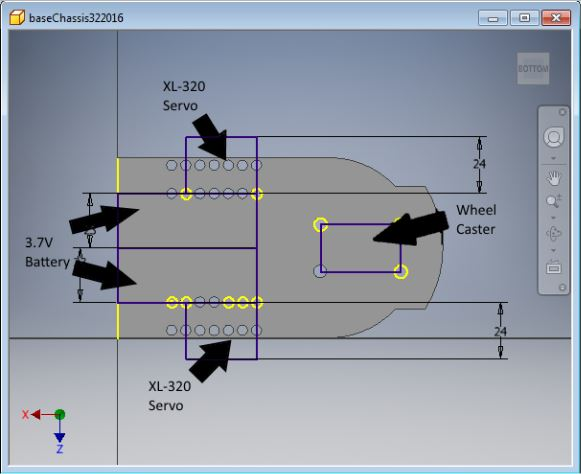
#> input picture HW5/Physical Design/AUTOCAD images/BaseChassis_BottomLayout.JPG, 581 x 474 px, given in place of the camera
$ python box_tracker.py '../../Physical Design/AUTOCAD images/BaseChassis_BottomLayout.JPG' '../../Physical Design/AUTOCAD images/Assembly.JPG' 5   (older library calls are emulated)
#> lines starting #> are read from the running program, lines starting #| are printed output that depends on the picture; after the words box and inside, x2 and y2 are one past the last pixel; in counts of white or black regions, pixels touching at a corner belong together; long printed decimals are rounded
### HW5/Programming/RPi Code/shared/camera.py
from __future__ import print_function

import numpy, cv2
if cv2.__version__.startswith('$Rev'):
	print("Error: OpenCV 2.4 is required", file=sys.stderr)
	raise ImportError("cv2.imencode has the incorrect signature")

# Image compression for network transport
IMG_DTYPE = numpy.uint8
IMGZ_QUALITY = 50 # Jpeg quality from 0 to 100 (higher is better but bigger)
IMG_WIDTH = 320
IMG_HEIGHT = 240

def img2bufz(img): return cv2.imencode(".jpeg", img, (cv2.IMWRITE_JPEG_QUALITY, IMGZ_QUALITY))[1].tostring()
def bufz2img(buf): return cv2.imdecode(numpy.frombuffer(buf, IMG_DTYPE), cv2.IMREAD_COLOR)

# Color tracking
RED_MAX_1 = numpy.array((  0 + 15, 255, 255), IMG_DTYPE)
RED_MIN_1 = numpy.array((  0     , 150,   0), IMG_DTYPE)
RED_MAX_2 = numpy.array((180     , 255, 255), IMG_DTYPE)
RED_MIN_2 = numpy.array((180 - 15, 150,   0), IMG_DTYPE)
BLUE_MAX  = numpy.array((120 + 15, 255, 255), IMG_DTYPE)
BLUE_MIN  = numpy.array((120 - 30, 150,   0), IMG_DTYPE)
GREEN_MAX = numpy.array(( 60 + 30, 255, 255), IMG_DTYPE)
GREEN_MIN = numpy.array(( 60 - 30, 125,   0), IMG_DTYPE)

RGB2HSV_FLAG = cv2.COLOR_BGR2HSV

# [5 lines left out: function create_mask_red, not called in this run]
def create_mask_blue(image):
	image = cv2.cvtColor(image, RGB2HSV_FLAG)
	return cv2.inRange(image, BLUE_MIN, BLUE_MAX)
def create_mask_green(image):
	image = cv2.cvtColor(image, RGB2HSV_FLAG)
	return cv2.inRange(image, GREEN_MIN, GREEN_MAX)

# Object detection - returns (x, y, onscreen:True/False)
def find_object_center(image):
	[ys, xs] = image.nonzero()
	print("\x1b[0KFound", len(ys), "pixels positive")
	if len(ys) < 500: return (0, 0, False)
	x =  xs.mean() / (IMG_WIDTH  / 2.0) - 1.0
	y = -ys.mean() / (IMG_HEIGHT / 2.0) + 1.0
	return (x, y, True)

def draw_marker(image, x, y, color):
	x =  (x + 1.0) * (IMG_WIDTH  / 2.0)
	y = -(y - 1.0) * (IMG_HEIGHT / 2.0)
	tl = (int(x) - 2, int(y) - 2)
	br = (int(x) + 3, int(y) + 3)
	cv2.rectangle(image, tl, br, color, cv2.cv.CV_FILLED)

### HW5/Programming/RPi Code/shared/pid.py
from __future__ import print_function
import numpy as np

class PController:
	# [15 lines left out: functions __init__, control, not called in this run]

class PidController:
	def __init__(self, target, Kp, Ki, Kd, bound, cur_time, window_size):
		# controller parameters
		self.target = target
		self.Kp = Kp
		self.Ki = Ki
		self.Kd = Kd
		self.bound = bound
		# controller state
		self.last_time = cur_time
		self.window = np.zeros((2, window_size))

	def control(self, distance, cur_time):
		dt = float(cur_time - self.last_time)
		# proportional error
		p_error = distance - self.target
		# integral error
		i_error = self.window.prod(0).sum() + p_error * dt
		# derivative error
		d_error = (p_error - self.window[0,0]) / dt
		# output
		ctl = self.Kp*p_error + self.Kd*d_error + self.Ki*i_error
		# output limiter
		ctl = min(max(ctl, -self.bound), self.bound)

		# feedback
		self.last_time = cur_time
		self.window = np.roll(self.window, 1)
		self.window[0,0] = p_error
		self.window[0,1] = dt

		# debug
		print("\x1b[0KDist = % 3.4f, Ep = % 3.4f, Ei = % 3.4f, Ed = % 3.4f, C = % 3.4f"
			% (distance, p_error, i_error, d_error, ctl))

		return ctl

### HW5/Programming/RPi Code/shared/__init__.py
from __future__ import print_function

import struct, os, sys, numpy

import secret
RPI_CMD_ADDR = (secret.RPI_HOST, secret.CMD_PORT)
PC_CAM_ADDR = (secret.PC_HOST, secret.CAM_PORT)

# DOF packing from early on
NUM_DOFS = 2
DOFS_STRUCT = struct.Struct('<' + str(NUM_DOFS) + 'f')
DOFS_BUF_LEN = DOFS_STRUCT.size

def pack_dofs(*args): return DOFS_STRUCT.pack(*args)
def unpack_dofs(buf): return DOFS_STRUCT.unpack(buf)

# Serial device loading - call as get_serial(sys.argv[1] if len(sys.argv) > 1 else None)
def get_serial(device=None):
	if (device != None):
		if os.access(device, os.W_OK): return device
		print("Warning: Cannot write to chosen device - trying default devices", file=sys.stderr)
	if os.access('/dev/ttyACM0', os.W_OK): return '/dev/ttyACM0'
	if os.access('/dev/ttyACM1', os.W_OK): return '/dev/ttyACM1'
	print("Error: Default devices not accessible. Please specify device.", file=sys.stderr)
	return None

### HW5/Programming/RPi Code/box_tracker.py
#!/usr/bin/python -O
from __future__ import print_function
import time, sys, serial, numpy, cv2, shared
import shared.camera as cam
import shared.pid as pid

PERIOD = 1.0/10
# Determine the desired mask by color
make_mask = cam.create_mask_blue
if len(sys.argv) > 1:
	if sys.argv[1].lower() == 'green': make_mask = cam.create_mask_green
	elif sys.argv[1].lower() == 'blue': make_mask = cam.create_mask_blue
	elif sys.argv[1].lower() == 'red': make_mask = cam.create_mask_red
	else: print("Warning: Unknown object color - assuming blue", file=sys.stderr)

# Create channel to OpenCM
device = shared.get_serial(sys.argv[2] if len(sys.argv) > 2 else None)
if device == None: exit(1)
baud = int(sys.argv[3]) if len(sys.argv) > 3 else 9600
print("Using OpenCM via", device, "@", baud, "baud")
usb = serial.Serial(device, baud)

# Create video capture
capture = cv2.VideoCapture(0)
# [7 lines of commented-out code are left out]
pid_x = pid.PidController(0, 0.4, 0.05, 0.1, 1.0, time.time(), 6)

try:
	while True:
		next_time = time.time() + PERIOD

		success, image = capture.read()
#> image is the input picture: shape (474, 581, 3); mean B, G, R 167.1, 155.2, 148.2
		if not success:
			print("\x1b[0KWarning: Couldn't read video frame!", file=sys.stderr)
			continue
		image = cv2.resize(image, (cam.IMG_WIDTH, cam.IMG_HEIGHT))
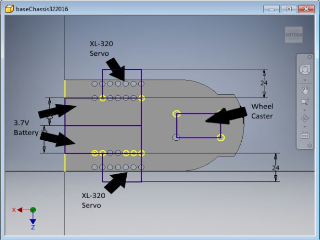
#> image: shape (240, 320, 3); mean B, G, R 167.1, 155.3, 148.3
		mask = make_mask(image)
#> in create_mask_blue, `image = cv2.cvtColor(image, RGB2HSV_FLAG)`: image: shape (240, 320, 3); mean H, S, V 96.6, 34.8, 168.2
#> in create_mask_blue, `return cv2.inRange(image, BLUE_MIN, BLUE_MAX)`:
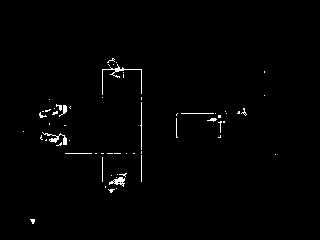
#> returned value: shape (240, 320); 1.1% white in thin lines or dots, all inside (x1, y1, x2, y2) = (23, 58, 276, 224)
		x, y, onscreen = cam.find_object_center(mask)
#> in find_object_center, `[ys, xs] = image.nonzero()`: ys = 815 values from 58 to 223; xs = 815 values, max 275 at index 634, min 23 at index 432, mean 115.3
#| [0KFound 815 pixels positive
#> in find_object_center, `x =  xs.mean() / (IMG_WIDTH  / 2.0) - 1.0`: x = -0.28
#> in find_object_center, `y = -ys.mean() / (IMG_HEIGHT / 2.0) + 1.0`: y = -0.0653
#> x = -0.28; y = -0.0653; onscreen = True
		if onscreen:
			print("\x1b[0KOnscreen @", (x, y))
#| [0KOnscreen @ (-0.2796, -0.06531)
			cam.draw_marker(mask, x, y, 0x7F)
#> in draw_marker, `x =  (x + 1.0) * (IMG_WIDTH  / 2.0)`: x = 115.3
#> in draw_marker, `y = -(y - 1.0) * (IMG_HEIGHT / 2.0)`: y = 127.8
#> in draw_marker, `tl = (int(x) - 2, int(y) - 2)`: tl = (113, 125)
#> in draw_marker, `br = (int(x) + 3, int(y) + 3)`: br = (118, 130)
			# control
			ctl = pid_x.control(x, time.time())
#> in control, `p_error = distance - self.target`: p_error = -0.28
#> in control, `i_error = self.window.prod(0).sum() + p_error * dt`: i_error = -0.0212
#> in control, `d_error = (p_error - self.window[0,0]) / dt`: d_error = -3.68
#> in control, `ctl = self.Kp*p_error + self.Kd*d_error + self.Ki*i_error`: ctl = -0.481
#| [0KDist = -0.2796, Ep = -0.2796, Ei = -0.0212, Ed = -3.6806, C = -0.4810
			vel = abs(int(ctl * 650))
#> vel = 312
			dir = 'j' if ctl < 0 else 'l' if ctl > 0 else ' '
#> dir = 'j'
			cmd = dir + str(vel)
#> cmd = 'j312'
			print("\x1b[0KDirection byte:", dir, ", Velocity:", vel)
#| [0KDirection byte: j , Velocity: 312
		else:
			print("\x1b[0KOffscreen ... searching - spinning left\n\x1b[0K")
			print("\x1b[0KDirection byte: j , Velocity: 400")
			cmd = 'j400' # pivot left at speed 400 to search
		usb.write(cmd)
		print("\r\x1b[4A", end='')

		# [5 lines of commented-out code are left out]
		throttle_delay = next_time - time.time()
		if throttle_delay > 0: time.sleep(throttle_delay)
except KeyboardInterrupt:
	capture.release()
	cv2.destroyWindow('Camera Viewer')
	cv2.destroyWindow('Object Tracker')
	print("\n\n\n")

$ run again, on HW5/Physical Design/AUTOCAD images/CameraLayout.JPG
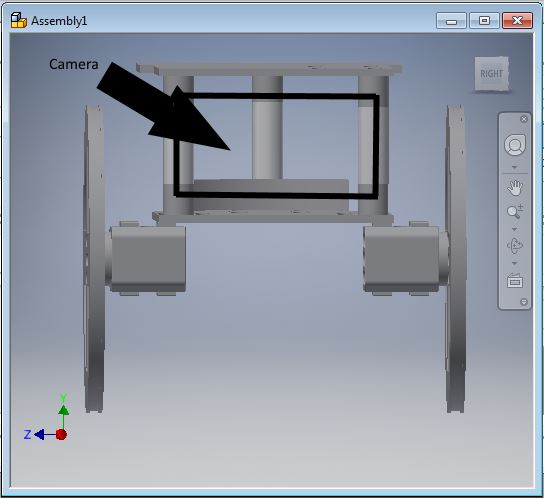
#> input picture HW5/Physical Design/AUTOCAD images/CameraLayout.JPG, 544 x 498 px, given in place of the camera
#> image is the input picture: shape (498, 544, 3); mean B, G, R 168.3, 155.8, 148.4
#> `image = cv2.resize(image, (cam.IMG_WIDTH, cam.IMG_HEIGHT))`:
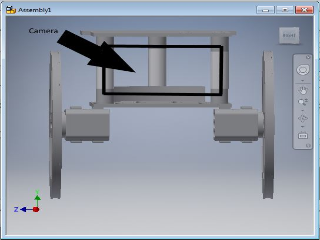
#> image: shape (240, 320, 3); mean B, G, R 168.7, 156.1, 148.8
#> in create_mask_blue, `return cv2.inRange(image, BLUE_MIN, BLUE_MAX)`:
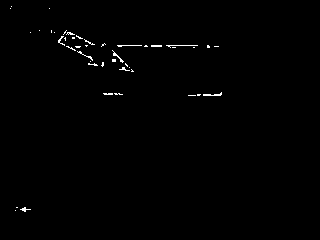
#> returned value: shape (240, 320); 0.62% white in thin lines or dots, all inside (x1, y1, x2, y2) = (10, 6, 222, 212)
#> ys = 474 values from 6 to 211; xs = 474 values, max 221 at index 366, min 10 at index 1, mean 117.7
#| [0KFound 474 pixels positive
#> x = 0; onscreen = False
